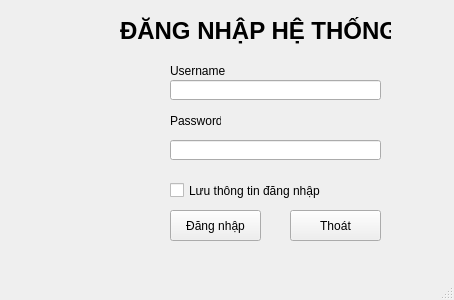
<?xml version="1.0" encoding="UTF-8"?>
<ui version="4.0">
 <class>MainWindow</class>
 <widget class="QMainWindow" name="MainWindow">
  <property name="geometry">
   <rect>
    <x>0</x>
    <y>0</y>
    <width>454</width>
    <height>300</height>
   </rect>
  </property>
  <property name="windowTitle">
   <string>Hệ thống máy học ABC</string>
  </property>
  <property name="windowIcon">
   <iconset>
    <normaloff>../Images/605508_bag_buy_cart_item_sale_icon.png</normaloff>../Images/605508_bag_buy_cart_item_sale_icon.png</iconset>
  </property>
  <widget class="QWidget" name="centralwidget">
   <widget class="QLabel" name="label">
    <property name="geometry">
     <rect>
      <x>120</x>
      <y>10</y>
      <width>271</width>
      <height>41</height>
     </rect>
    </property>
    <property name="font">
     <font>
      <pointsize>18</pointsize>
      <weight>75</weight>
      <bold>true</bold>
     </font>
    </property>
    <property name="text">
     <string>ĐĂNG NHẬP HỆ THỐNG</string>
    </property>
   </widget>
   <widget class="QLabel" name="label_2">
    <property name="geometry">
     <rect>
      <x>170</x>
      <y>60</y>
      <width>71</width>
      <height>21</height>
     </rect>
    </property>
    <property name="text">
     <string>Username</string>
    </property>
   </widget>
   <widget class="QLineEdit" name="username">
    <property name="geometry">
     <rect>
      <x>170</x>
      <y>80</y>
      <width>211</width>
      <height>20</height>
     </rect>
    </property>
   </widget>
   <widget class="QLineEdit" name="password">
    <property name="geometry">
     <rect>
      <x>170</x>
      <y>140</y>
      <width>211</width>
      <height>20</height>
     </rect>
    </property>
    <property name="echoMode">
     <enum>QLineEdit::Password</enum>
    </property>
   </widget>
   <widget class="QLabel" name="label_3">
    <property name="geometry">
     <rect>
      <x>170</x>
      <y>110</y>
      <width>51</width>
      <height>21</height>
     </rect>
    </property>
    <property name="text">
     <string>Password</string>
    </property>
   </widget>
   <widget class="QCheckBox" name="checkBox">
    <property name="geometry">
     <rect>
      <x>170</x>
      <y>180</y>
      <width>181</width>
      <height>21</height>
     </rect>
    </property>
    <property name="text">
     <string>Lưu thông tin đăng nhập </string>
    </property>
   </widget>
   <widget class="QPushButton" name="pushButton_Dangnhap">
    <property name="geometry">
     <rect>
      <x>170</x>
      <y>210</y>
      <width>91</width>
      <height>31</height>
     </rect>
    </property>
    <property name="text">
     <string>Đăng nhập</string>
    </property>
    <property name="icon">
     <iconset>
      <normaloff>../Images/login.png</normaloff>../Images/login.png</iconset>
    </property>
   </widget>
   <widget class="QPushButton" name="pushButton_Thoat">
    <property name="geometry">
     <rect>
      <x>290</x>
      <y>210</y>
      <width>91</width>
      <height>31</height>
     </rect>
    </property>
    <property name="text">
     <string>Thoát</string>
    </property>
    <property name="icon">
     <iconset>
      <normaloff>../Images/exit.png</normaloff>../Images/exit.png</iconset>
    </property>
   </widget>
   <widget class="QLabel" name="label_4">
    <property name="geometry">
     <rect>
      <x>20</x>
      <y>50</y>
      <width>131</width>
      <height>151</height>
     </rect>
    </property>
    <property name="text">
     <string/>
    </property>
    <property name="pixmap">
     <pixmap>../Images/131507_hacker_administrator_system_sys_hack_icon (1).png</pixmap>
    </property>
   </widget>
  </widget>
  <widget class="QMenuBar" name="menubar">
   <property name="geometry">
    <rect>
     <x>0</x>
     <y>0</y>
     <width>454</width>
     <height>20</height>
    </rect>
   </property>
  </widget>
  <widget class="QStatusBar" name="statusbar"/>
 </widget>
 <resources/>
 <connections>
  <connection>
   <sender>pushButton_Thoat</sender>
   <signal>clicked()</signal>
   <receiver>MainWindow</receiver>
   <slot>close()</slot>
   <hints>
    <hint type="sourcelabel">
     <x>335</x>
     <y>245</y>
    </hint>
    <hint type="destinationlabel">
     <x>226</x>
     <y>149</y>
    </hint>
   </hints>
  </connection>
 </connections>
</ui>
